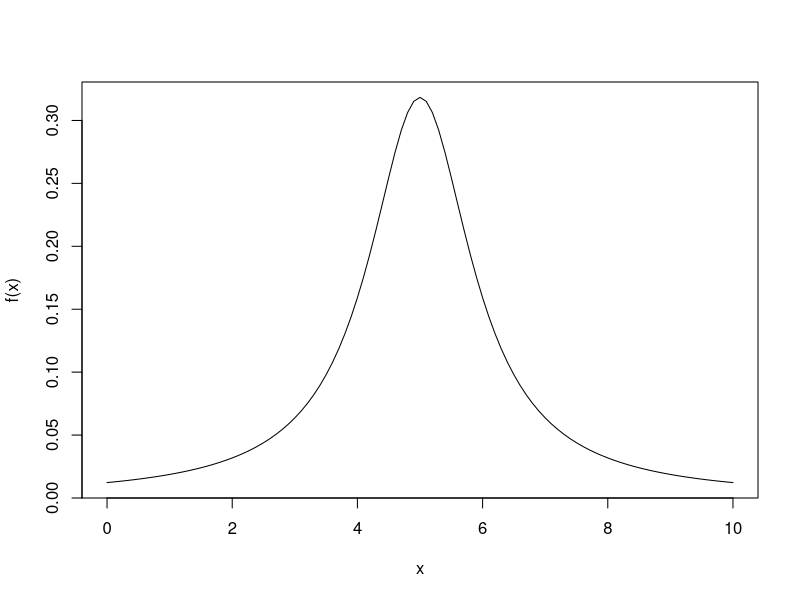
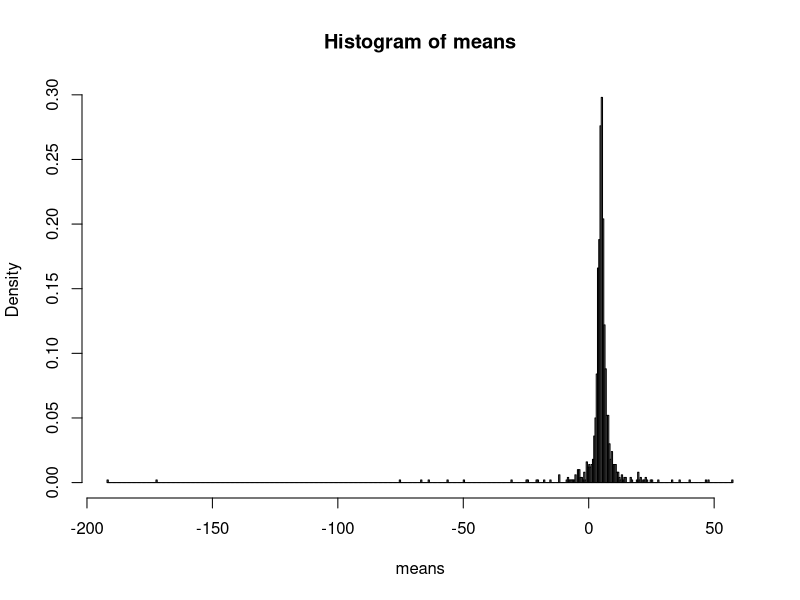
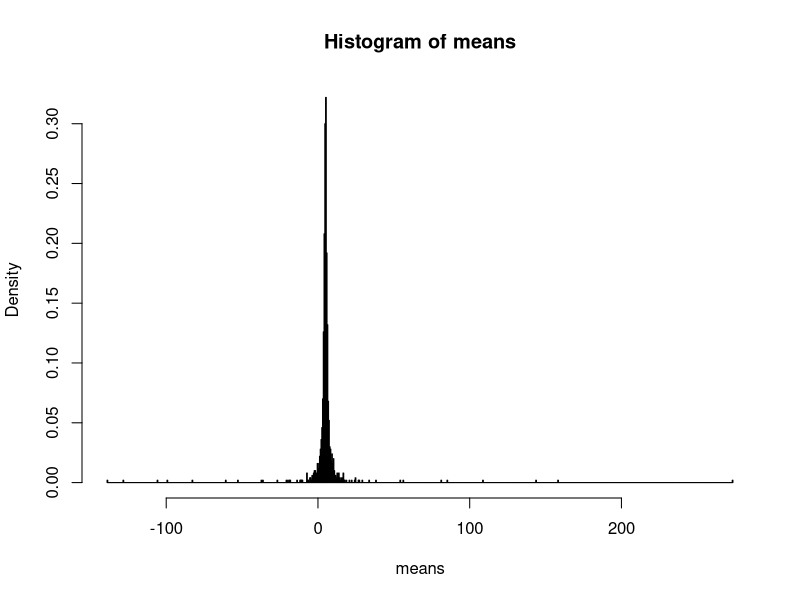
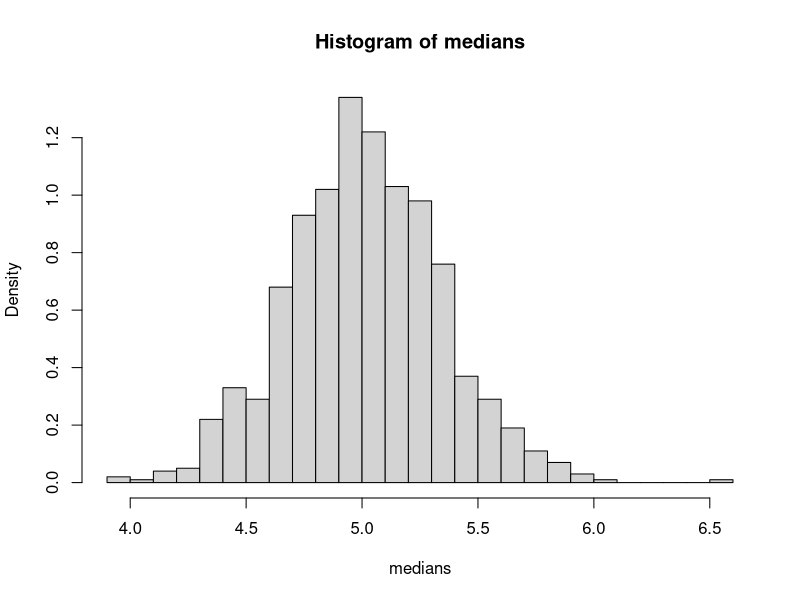
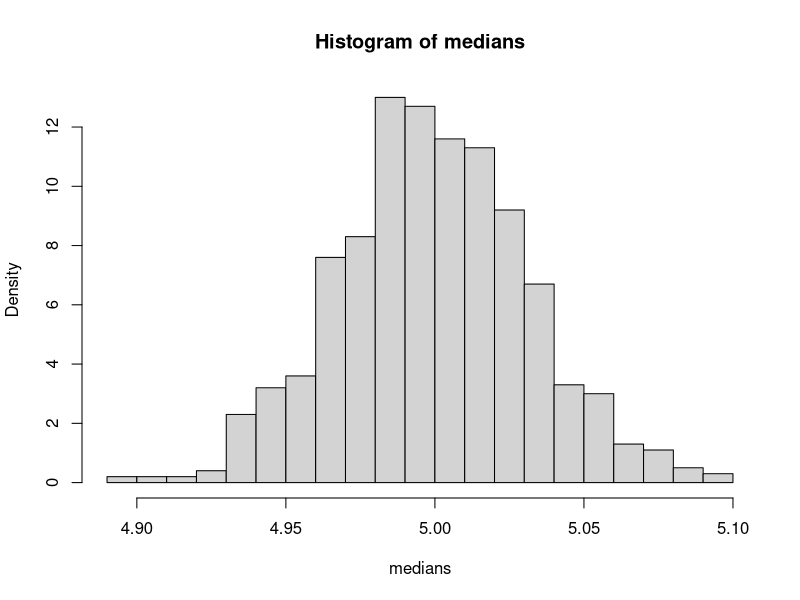

Source code (R) for these figures, in order:
# setwd("Workshop/Week5")
# cleanup
rm(list=ls())

# A)
f <- function(x) dcauchy(x, 5)
curve(f, from = 0, to = 10)

integrate(f, -Inf, Inf) # 1 with absolute error < 5.1e-07
# this looks correct because it's kind of 1

# B)
randNumbs <- rcauchy(25, 5)
mean <- mean(randNumbs); mean # 5.301689

N <- 10^3
means <- numeric(N)
for (i in 1:N){
  randNumbs <- rcauchy(25, 5)
  means[i] <- mean(randNumbs)
}

# limiting from -20 to 20 so that it looks nicer because it has a big outlier
hist(means, breaks = "FD", probability = TRUE)

# C
N <- 10^3
means <- numeric(N)
for (i in 1:N){
  randNumbs <- rcauchy(2500, 5)
  means[i] <- mean(randNumbs)
}

hist(means, breaks = "FD", probability = TRUE)

# D)
N <- 10^3
medians <- numeric(N)
for (i in 1:N){
  randNumbs <- rcauchy(25, 5)
  medians[i] <- median(randNumbs)
}

# looks better!
hist(medians, breaks = "FD", probability = TRUE)

N <- 10^3
medians <- numeric(N)
for (i in 1:N){
  randNumbs <- rcauchy(2500, 5)
  medians[i] <- median(randNumbs)
}

# looks even better bc the range is smaller
hist(medians, breaks = "FD", probability = TRUE)


